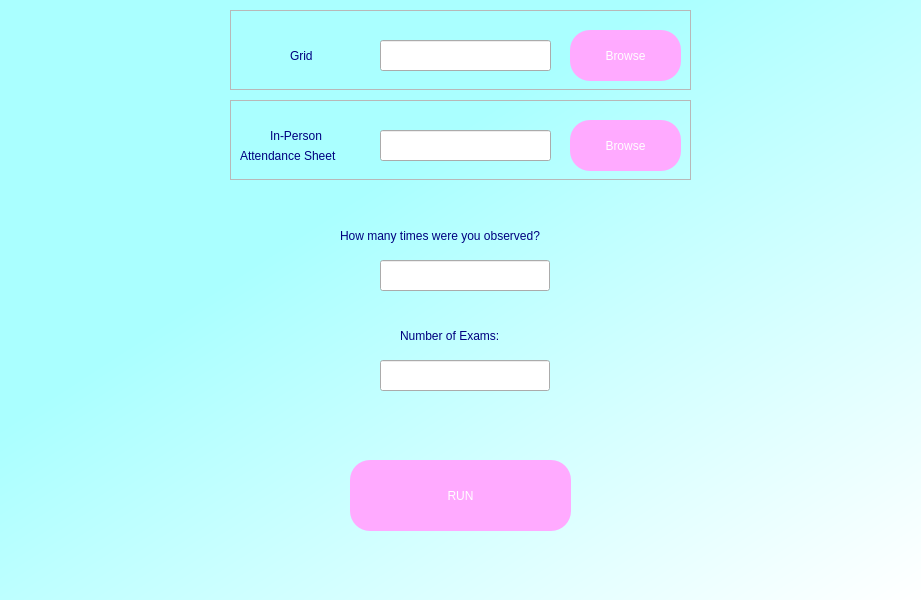
<?xml version="1.0" encoding="UTF-8"?>
<ui version="4.0">
 <class>Dialog</class>
 <widget class="QDialog" name="Dialog">
  <property name="geometry">
   <rect>
    <x>0</x>
    <y>0</y>
    <width>921</width>
    <height>600</height>
   </rect>
  </property>
  <property name="windowTitle">
   <string>Dialog</string>
  </property>
  <widget class="QWidget" name="widget" native="true">
   <property name="geometry">
    <rect>
     <x>0</x>
     <y>0</y>
     <width>921</width>
     <height>600</height>
    </rect>
   </property>
   <property name="styleSheet">
    <string notr="true">QWidget#widget{
background-color:qlineargradient(spread:pad, x1:0, y1:0, x2:1, y2:1, stop:0.357955 rgba(170, 255, 255, 255), stop:1 rgba(255, 255, 255, 255))}</string>
   </property>
   <widget class="QPushButton" name="run_button">
    <property name="geometry">
     <rect>
      <x>350</x>
      <y>460</y>
      <width>221</width>
      <height>71</height>
     </rect>
    </property>
    <property name="styleSheet">
     <string notr="true">border-radius: 20px;
font: 75 30pt &quot;Malgun Gothic&quot;;
color: white;
background-color: rgb(255, 170, 255);</string>
    </property>
    <property name="text">
     <string>RUN</string>
    </property>
   </widget>
   <widget class="QFrame" name="frame">
    <property name="geometry">
     <rect>
      <x>230</x>
      <y>10</y>
      <width>461</width>
      <height>80</height>
     </rect>
    </property>
    <property name="frameShape">
     <enum>QFrame::StyledPanel</enum>
    </property>
    <property name="frameShadow">
     <enum>QFrame::Raised</enum>
    </property>
    <widget class="QLabel" name="label_3">
     <property name="geometry">
      <rect>
       <x>60</x>
       <y>30</y>
       <width>51</width>
       <height>31</height>
      </rect>
     </property>
     <property name="styleSheet">
      <string notr="true">color: rgb(0, 0, 127);
font: 12pt &quot;Rockwell&quot;;</string>
     </property>
     <property name="text">
      <string>Grid</string>
     </property>
    </widget>
    <widget class="QLineEdit" name="grid_name">
     <property name="geometry">
      <rect>
       <x>150</x>
       <y>30</y>
       <width>171</width>
       <height>31</height>
      </rect>
     </property>
    </widget>
    <widget class="QPushButton" name="grid_browse">
     <property name="geometry">
      <rect>
       <x>340</x>
       <y>20</y>
       <width>111</width>
       <height>51</height>
      </rect>
     </property>
     <property name="styleSheet">
      <string notr="true">border-radius: 20px;
font: 75 12pt &quot;Malgun Gothic&quot;;
color: white;
background-color: rgb(255, 170, 255);</string>
     </property>
     <property name="text">
      <string>Browse</string>
     </property>
    </widget>
    <widget class="QLabel" name="grid_error">
     <property name="geometry">
      <rect>
       <x>150</x>
       <y>10</y>
       <width>161</width>
       <height>16</height>
      </rect>
     </property>
     <property name="styleSheet">
      <string notr="true">font: 10pt &quot;MS Shell Dlg 2&quot;;
color: rgb(255, 0, 0);</string>
     </property>
     <property name="text">
      <string/>
     </property>
    </widget>
   </widget>
   <widget class="QFrame" name="frame_2">
    <property name="geometry">
     <rect>
      <x>230</x>
      <y>100</y>
      <width>461</width>
      <height>80</height>
     </rect>
    </property>
    <property name="frameShape">
     <enum>QFrame::StyledPanel</enum>
    </property>
    <property name="frameShadow">
     <enum>QFrame::Raised</enum>
    </property>
    <widget class="QLabel" name="label_4">
     <property name="geometry">
      <rect>
       <x>10</x>
       <y>40</y>
       <width>141</width>
       <height>31</height>
      </rect>
     </property>
     <property name="styleSheet">
      <string notr="true">color: rgb(0, 0, 127);
font: 12pt &quot;Rockwell&quot;;</string>
     </property>
     <property name="text">
      <string>Attendance Sheet</string>
     </property>
    </widget>
    <widget class="QLineEdit" name="attendance_sheet_name">
     <property name="geometry">
      <rect>
       <x>150</x>
       <y>30</y>
       <width>171</width>
       <height>31</height>
      </rect>
     </property>
    </widget>
    <widget class="QPushButton" name="attendance_sheet_browse">
     <property name="geometry">
      <rect>
       <x>340</x>
       <y>20</y>
       <width>111</width>
       <height>51</height>
      </rect>
     </property>
     <property name="styleSheet">
      <string notr="true">border-radius: 20px;
font: 75 12pt &quot;Malgun Gothic&quot;;
color: white;
background-color: rgb(255, 170, 255);</string>
     </property>
     <property name="text">
      <string>Browse</string>
     </property>
    </widget>
    <widget class="QLabel" name="attendance_sheet_error">
     <property name="geometry">
      <rect>
       <x>130</x>
       <y>10</y>
       <width>241</width>
       <height>16</height>
      </rect>
     </property>
     <property name="styleSheet">
      <string notr="true">font: 10pt &quot;MS Shell Dlg 2&quot;;
color: rgb(255, 0, 0);</string>
     </property>
     <property name="text">
      <string/>
     </property>
    </widget>
    <widget class="QLabel" name="label_11">
     <property name="geometry">
      <rect>
       <x>40</x>
       <y>20</y>
       <width>81</width>
       <height>31</height>
      </rect>
     </property>
     <property name="styleSheet">
      <string notr="true">color: rgb(0, 0, 127);
font: 12pt &quot;Rockwell&quot;;</string>
     </property>
     <property name="text">
      <string>In-Person</string>
     </property>
    </widget>
   </widget>
   <widget class="QLabel" name="label_8">
    <property name="geometry">
     <rect>
      <x>340</x>
      <y>220</y>
      <width>281</width>
      <height>31</height>
     </rect>
    </property>
    <property name="styleSheet">
     <string notr="true">color: rgb(0, 0, 127);
font: 12pt &quot;Rockwell&quot;;</string>
    </property>
    <property name="text">
     <string>How many times were you observed?</string>
    </property>
   </widget>
   <widget class="QLineEdit" name="num_observations">
    <property name="geometry">
     <rect>
      <x>380</x>
      <y>260</y>
      <width>170</width>
      <height>31</height>
     </rect>
    </property>
    <property name="text">
     <string/>
    </property>
   </widget>
   <widget class="QLabel" name="label_10">
    <property name="geometry">
     <rect>
      <x>400</x>
      <y>320</y>
      <width>211</width>
      <height>31</height>
     </rect>
    </property>
    <property name="styleSheet">
     <string notr="true">color: rgb(0, 0, 127);
font: 12pt &quot;Rockwell&quot;;</string>
    </property>
    <property name="text">
     <string>Number of Exams:</string>
    </property>
   </widget>
   <widget class="QLineEdit" name="num_exams">
    <property name="geometry">
     <rect>
      <x>380</x>
      <y>360</y>
      <width>170</width>
      <height>31</height>
     </rect>
    </property>
    <property name="text">
     <string/>
    </property>
   </widget>
   <widget class="QLabel" name="error_6">
    <property name="geometry">
     <rect>
      <x>560</x>
      <y>370</y>
      <width>161</width>
      <height>16</height>
     </rect>
    </property>
    <property name="styleSheet">
     <string notr="true">font: 10pt &quot;MS Shell Dlg 2&quot;;
color: rgb(255, 0, 0);</string>
    </property>
    <property name="text">
     <string/>
    </property>
   </widget>
   <widget class="QLabel" name="error_4">
    <property name="geometry">
     <rect>
      <x>570</x>
      <y>270</y>
      <width>161</width>
      <height>16</height>
     </rect>
    </property>
    <property name="styleSheet">
     <string notr="true">font: 10pt &quot;MS Shell Dlg 2&quot;;
color: rgb(255, 0, 0);</string>
    </property>
    <property name="text">
     <string/>
    </property>
   </widget>
  </widget>
 </widget>
 <resources/>
 <connections/>
 <slots>
  <slot>browseSlot()</slot>
 </slots>
</ui>
